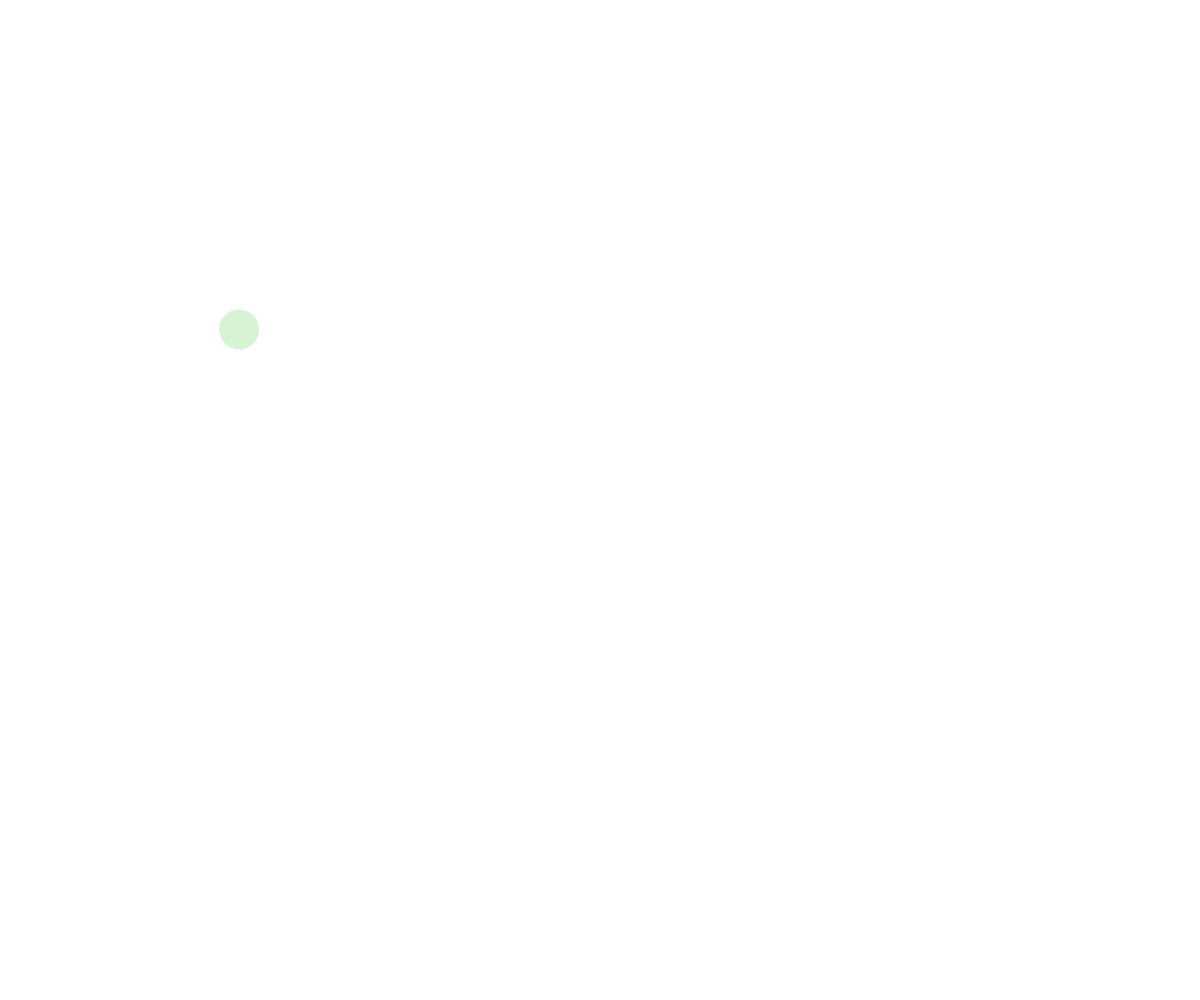
Frame 1 (no input)
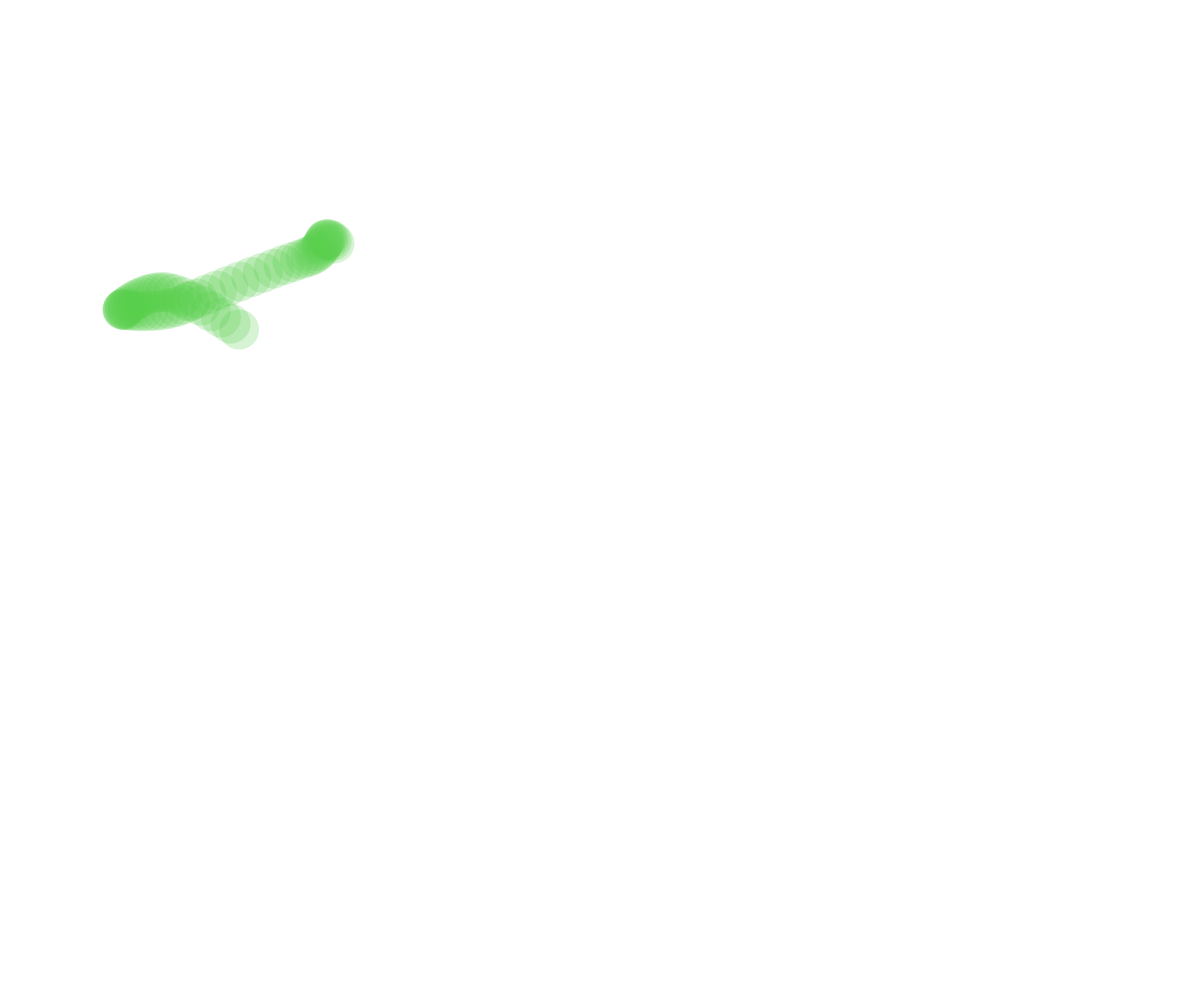
Frame 60 (no input)
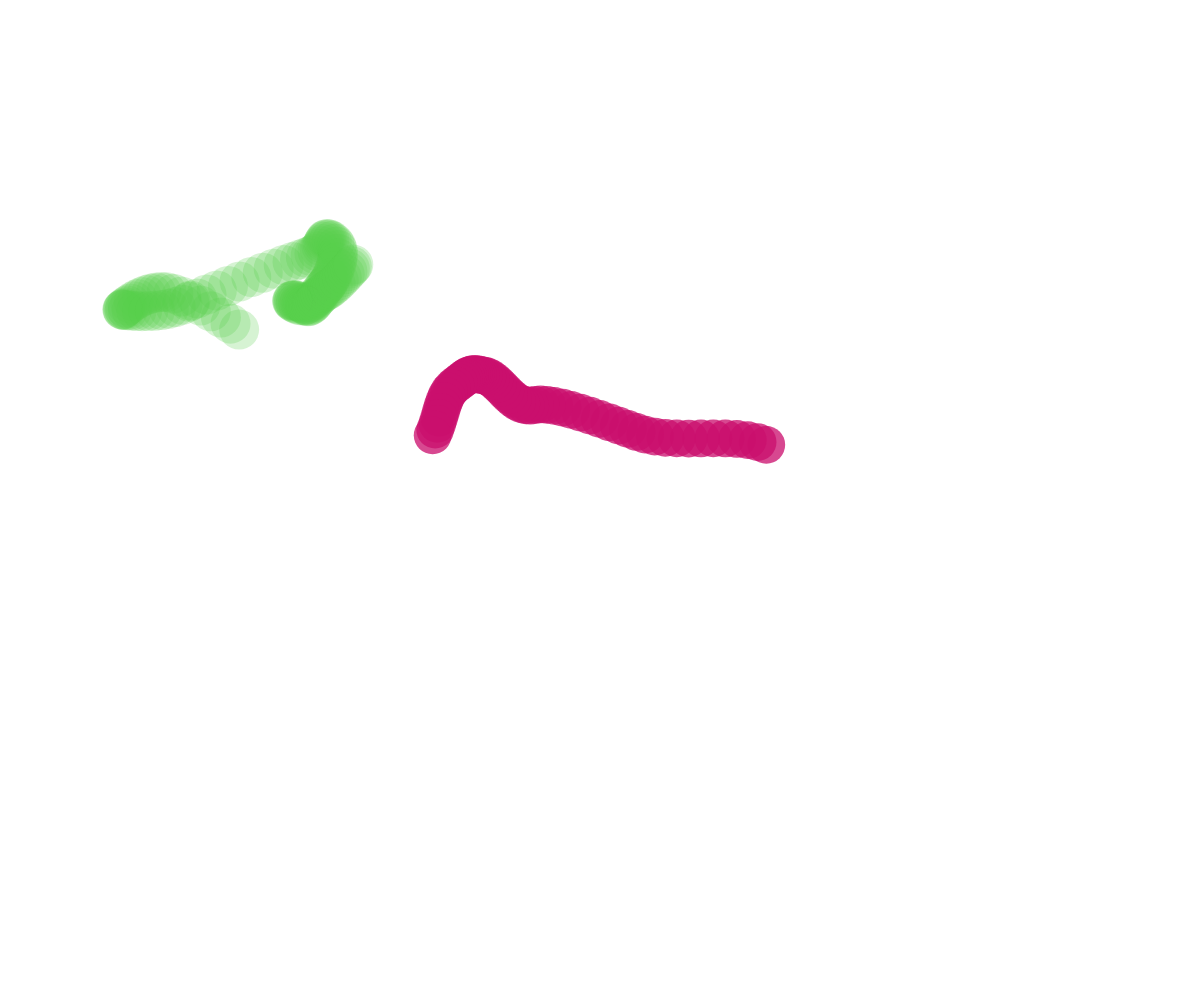
Frame 120 (the mouse pressed at the canvas centre since frame 60)

The p5.js sketch that drew these frames (run headless with seeded random() and noise() and a simulated clock; from frame 60 on, the mouse is pressed at the canvas centre):

// p5.js sketch
// ── sketch.js
// Perlin Noise
// Your Name
// Date
//
// Extra for Experts:
// - describe what you did to take this project "above and beyond"

let ballArray= [];

function setup() {
  createCanvas(windowWidth, windowHeight);
  background("white");
  noStroke();
  ballArray.ball =  spawnBall();
}

function draw() {
  for(let theBall of ballArray){
    fill(theBall.color);

    // move
    theBall.x = noise(theBall.time)*width;
    theBall.y = noise(theBall.time + 300)*height;
  
    //display
    circle(theBall.x, theBall.y, theBall.size);
  
    theBall.time += 0.01;
  }
}
  
function mousePressed(){
  spawnBall();
}

function spawnBall(){
  let ball = {
    x: random(width),
    y: random(height),
    size: random(10,50),
    color: color(random(255), random(255), random(255), random(255)),
    time: random(1000),
  };
  ballArray.push(ball);
}
